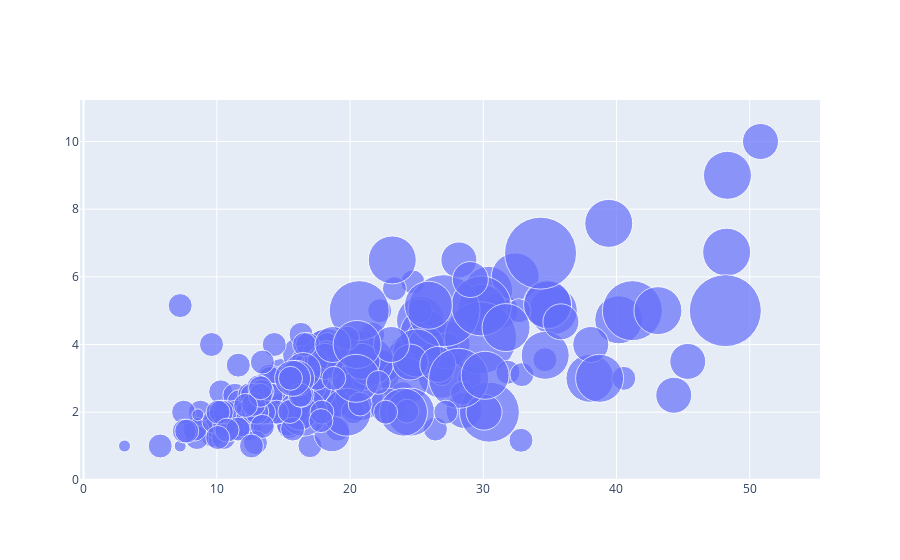

The cell this chart's notebook holds for it:
### Code cell
fig = go.Figure()
#the bubble is directly proportional to marker size 
fig.add_trace(go.Scatter(x=tips.total_bill, y= tips.tip, mode = 'markers', marker_size = 12* tips['size']))

### Figure 1 — Plotly figure (JSON) as saved in the notebook; plotly's stock layout.template omitted (floating-point values rounded to 4 significant figures; data arrays with more than 128 entries replaced by an {"elided": "..."} marker saying what was removed)
{"data": [{"marker": {"size": {"elided": "244 int values"}}, "mode": "markers", "type": "scatter", "x": {"elided": "244 float values"}, "y": {"elided": "244 float values"}}], "layout": {"autosize": true, "xaxis": {"autorange": true, "range": [-0.6197, 56.2], "type": "linear"}, "yaxis": {"autorange": true, "range": [-1.647, 12.47], "type": "linear"}}}
